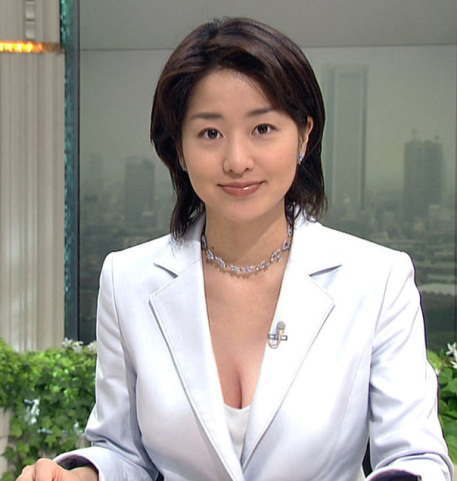
#> input picture lesson-20200111/senba-takako-profile.jpg, 457 x 481 px
$ jupyter execute opencv-tutorial01.ipynb
#> lines starting #> are read from the running program, lines starting #| are printed output that depends on the picture
[cell 1]
import cv2

[cell 2]
from matplotlib import pyplot as plt

[cell 3]
# 膳場貴子
img = cv2.imread('senba-takako-profile.jpg')
#> img is the input picture: shape (481, 457, 3); mean B, G, R 146.6, 153.4, 156.6
gray = cv2.cvtColor(img, cv2.COLOR_BGR2GRAY)
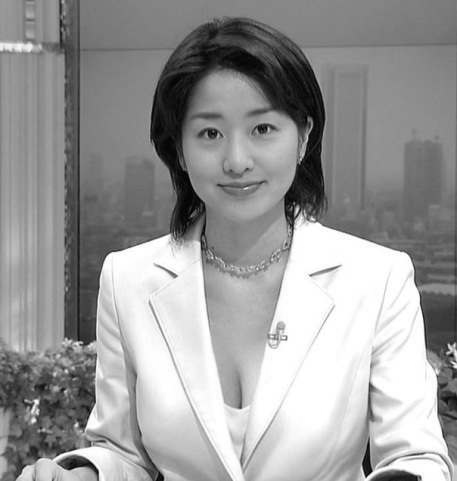
#> gray: shape (481, 457); min 0, max 255, mean 153.6
